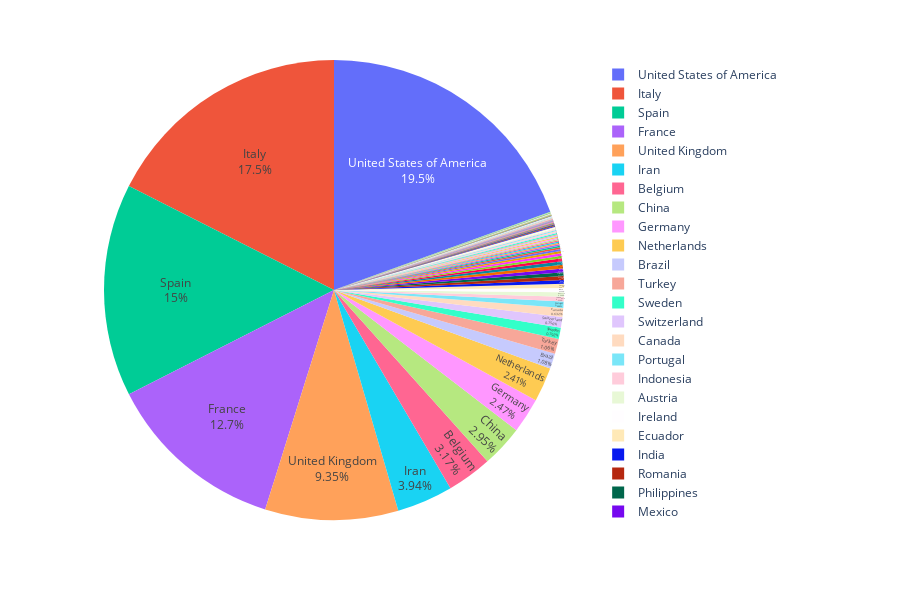

Write notebook code for a chart like this one.
### Code cell
#creating the dataset for the pieChart
pieData2 = data.groupby(['country'])['deaths'].sum().reset_index()

#creating a pie chart to display the percent of cases per country
fig = px.pie(pieData2, values = 'deaths',names='country', height=600)
fig.update_traces(textposition='inside', textinfo='percent+label')

fig.update_layout(
    title_x = 0.5,
    geo=dict(
        showframe = False,
        showcoastlines = False,
    ))
#showing the dataset
fig.show()

### Figure 1 — Plotly figure (JSON) as saved in the notebook; plotly's stock layout.template omitted (floating-point values rounded to 4 significant figures; data arrays with more than 128 entries replaced by an {"elided": "..."} marker saying what was removed)
{"data": [{"domain": {"x": [0, 1], "y": [0, 1]}, "hovertemplate": "country=%{label}<br>deaths=%{value}<extra></extra>", "labels": {"elided": "206 str values"}, "legendgroup": "", "name": "", "showlegend": true, "textinfo": "percent+label", "textposition": "inside", "type": "pie", "values": {"elided": "206 int values"}}], "layout": {"geo": {"showcoastlines": false, "showframe": false}, "height": 600, "legend": {"tracegroupgap": 0}, "margin": {"t": 60}, "title": {"x": 0.5}}}
